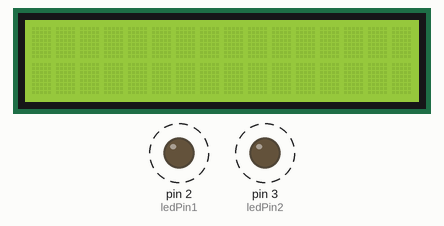
This sketch was run on a simulated Arduino Uno, built with avr-gcc and run on an emulated ATmega328P. Shown: 16×2 character LCD, output pins drawn as LEDs (lit = HIGH). Dashed ring = blinking.

Above: at 0.5 s.
At 3.5 s:
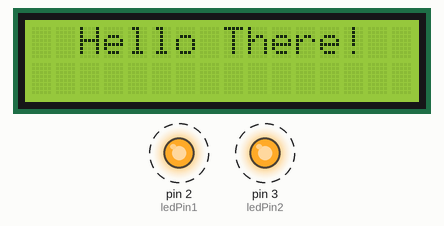
Timing chart, 0 to 4.7 s (numbered marks = the images above):
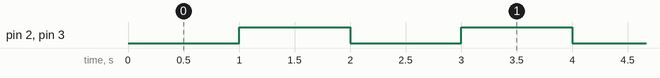

The sketch:

Two_LEDS_LCD.ino
```cpp
/*
So, this code basically has 3 components.. 2 LEDs and 1 LCD.
The two LEDs blink 1 second once and the LCD displays the message "Hello There!" every 2 seconds once
*/

#include <Wire.h>
#include <LiquidCrystal_I2C.h>
int ledPin1 = 2;
int ledPin2 = 3;
unsigned long prevTime1 = 0;
const unsigned long interval1 = 1000;
unsigned long prevTime2 = 0;
const unsigned long interval2 = 2000;
bool lcdState = false;
LiquidCrystal_I2C lcd(0x27, 16, 2);

void setup() {
  lcd.begin();
  lcd.backlight();
  pinMode(ledPin1, OUTPUT);
  pinMode(ledPin2, OUTPUT);
}


void loop(){
  unsigned long currenTime = millis();
  if (currenTime - prevTime1 >= interval1){
    prevTime1 = currenTime;
    digitalWrite(ledPin1, !digitalRead(ledPin1));
    digitalWrite(ledPin2, !digitalRead(ledPin2));
  }
  if (currenTime - prevTime2 >= interval2){
    prevTime2 = currenTime;
    lcdState = !lcdState;

    if (lcdState){
      lcd.clear();
      lcd.setCursor(2, 0);
      lcd.print("Hello There!");

    }else{
      lcd.clear();
    }

  }
}
```

Measured:
- by itself, pin 2 (ledPin1), pin 3 (ledPin2): alternates HIGH for 1.0 s and LOW for 1.0 s
- by itself, everything shown: repeats every 4.0 s, in 4 steps
